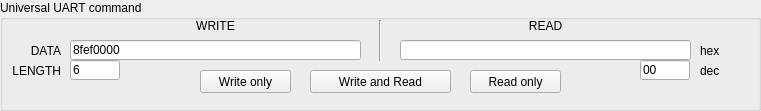
    <widget class="QGroupBox" name="groupBox">
     <property name="geometry">
      <rect>
       <x>10</x>
       <y>10</y>
       <width>761</width>
       <height>111</height>
      </rect>
     </property>
     <property name="title">
      <string>Universal UART command</string>
     </property>
     <widget class="QLineEdit" name="lineEditWriteData">
      <property name="geometry">
       <rect>
        <x>70</x>
        <y>40</y>
        <width>291</width>
        <height>20</height>
       </rect>
      </property>
      <property name="minimumSize">
       <size>
        <width>150</width>
        <height>0</height>
       </size>
      </property>
      <property name="accessibleName">
       <string>WriteData</string>
      </property>
      <property name="inputMask">
       <string/>
      </property>
      <property name="text">
       <string>8fef0000</string>
      </property>
     </widget>
     <widget class="QLineEdit" name="lineEditReadData">
      <property name="geometry">
       <rect>
        <x>400</x>
        <y>40</y>
        <width>291</width>
        <height>20</height>
       </rect>
      </property>
      <property name="minimumSize">
       <size>
        <width>150</width>
        <height>0</height>
       </size>
      </property>
      <property name="accessibleName">
       <string>ReadData</string>
      </property>
      <property name="inputMask">
       <string/>
      </property>
      <property name="text">
       <string/>
      </property>
      <property name="readOnly">
       <bool>true</bool>
      </property>
     </widget>
     <widget class="QLabel" name="label_2">
      <property name="geometry">
       <rect>
        <x>400</x>
        <y>10</y>
        <width>291</width>
        <height>31</height>
       </rect>
      </property>
      <property name="font">
       <font>
        <weight>50</weight>
        <bold>false</bold>
       </font>
      </property>
      <property name="text">
       <string>READ</string>
      </property>
      <property name="alignment">
       <set>Qt::AlignCenter</set>
      </property>
     </widget>
     <widget class="CustomControls::PushButton" name="pushButtonWriteRead">
      <property name="geometry">
       <rect>
        <x>310</x>
        <y>70</y>
        <width>141</width>
        <height>23</height>
       </rect>
      </property>
      <property name="accessibleName">
       <string>WriteRead()</string>
      </property>
      <property name="text">
       <string>Write and Read</string>
      </property>
     </widget>
     <widget class="QLabel" name="label">
      <property name="geometry">
       <rect>
        <x>70</x>
        <y>10</y>
        <width>291</width>
        <height>31</height>
       </rect>
      </property>
      <property name="font">
       <font>
        <weight>50</weight>
        <bold>false</bold>
       </font>
      </property>
      <property name="text">
       <string>WRITE</string>
      </property>
      <property name="alignment">
       <set>Qt::AlignCenter</set>
      </property>
     </widget>
     <widget class="CustomControls::PushButton" name="pushButtonWriteOnly">
      <property name="geometry">
       <rect>
        <x>200</x>
        <y>70</y>
        <width>91</width>
        <height>23</height>
       </rect>
      </property>
      <property name="accessibleName">
       <string>WriteOnly()</string>
      </property>
      <property name="text">
       <string>Write only</string>
      </property>
     </widget>
     <widget class="QLabel" name="label_3">
      <property name="geometry">
       <rect>
        <x>700</x>
        <y>40</y>
        <width>41</width>
        <height>21</height>
       </rect>
      </property>
      <property name="text">
       <string>hex</string>
      </property>
     </widget>
     <widget class="QLineEdit" name="lineEditWriteDataCount">
      <property name="geometry">
       <rect>
        <x>70</x>
        <y>60</y>
        <width>50</width>
        <height>20</height>
       </rect>
      </property>
      <property name="minimumSize">
       <size>
        <width>50</width>
        <height>0</height>
       </size>
      </property>
      <property name="accessibleName">
       <string>WriteData</string>
      </property>
      <property name="inputMask">
       <string/>
      </property>
      <property name="text">
       <string>6</string>
      </property>
      <property name="readOnly">
       <bool>true</bool>
      </property>
     </widget>
     <widget class="QLabel" name="label_5">
      <property name="geometry">
       <rect>
        <x>10</x>
        <y>40</y>
        <width>51</width>
        <height>21</height>
       </rect>
      </property>
      <property name="text">
       <string>DATA</string>
      </property>
      <property name="alignment">
       <set>Qt::AlignRight|Qt::AlignTrailing|Qt::AlignVCenter</set>
      </property>
     </widget>
     <widget class="QLabel" name="label_6">
      <property name="geometry">
       <rect>
        <x>0</x>
        <y>60</y>
        <width>61</width>
        <height>21</height>
       </rect>
      </property>
      <property name="text">
       <string>LENGTH</string>
      </property>
      <property name="alignment">
       <set>Qt::AlignRight|Qt::AlignTrailing|Qt::AlignVCenter</set>
      </property>
     </widget>
     <widget class="QLineEdit" name="lineEditReadDataCount">
      <property name="geometry">
       <rect>
        <x>640</x>
        <y>60</y>
        <width>50</width>
        <height>20</height>
       </rect>
      </property>
      <property name="minimumSize">
       <size>
        <width>50</width>
        <height>0</height>
       </size>
      </property>
      <property name="accessibleName">
       <string>WriteData</string>
      </property>
      <property name="inputMask">
       <string/>
      </property>
      <property name="text">
       <string>00</string>
      </property>
      <property name="readOnly">
       <bool>true</bool>
      </property>
     </widget>
     <widget class="QLabel" name="label_10">
      <property name="geometry">
       <rect>
        <x>700</x>
        <y>60</y>
        <width>41</width>
        <height>21</height>
       </rect>
      </property>
      <property name="text">
       <string>dec</string>
      </property>
     </widget>
     <widget class="CustomControls::PushButton" name="pushButtonWriteOnly_2">
      <property name="geometry">
       <rect>
        <x>470</x>
        <y>70</y>
        <width>91</width>
        <height>23</height>
       </rect>
      </property>
      <property name="accessibleName">
       <string>ReadOnly()</string>
      </property>
      <property name="text">
       <string>Read only</string>
      </property>
     </widget>
     <widget class="Line" name="line">
      <property name="geometry">
       <rect>
        <x>370</x>
        <y>20</y>
        <width>21</width>
        <height>41</height>
       </rect>
      </property>
      <property name="orientation">
       <enum>Qt::Vertical</enum>
      </property>
     </widget>
    </widget>
